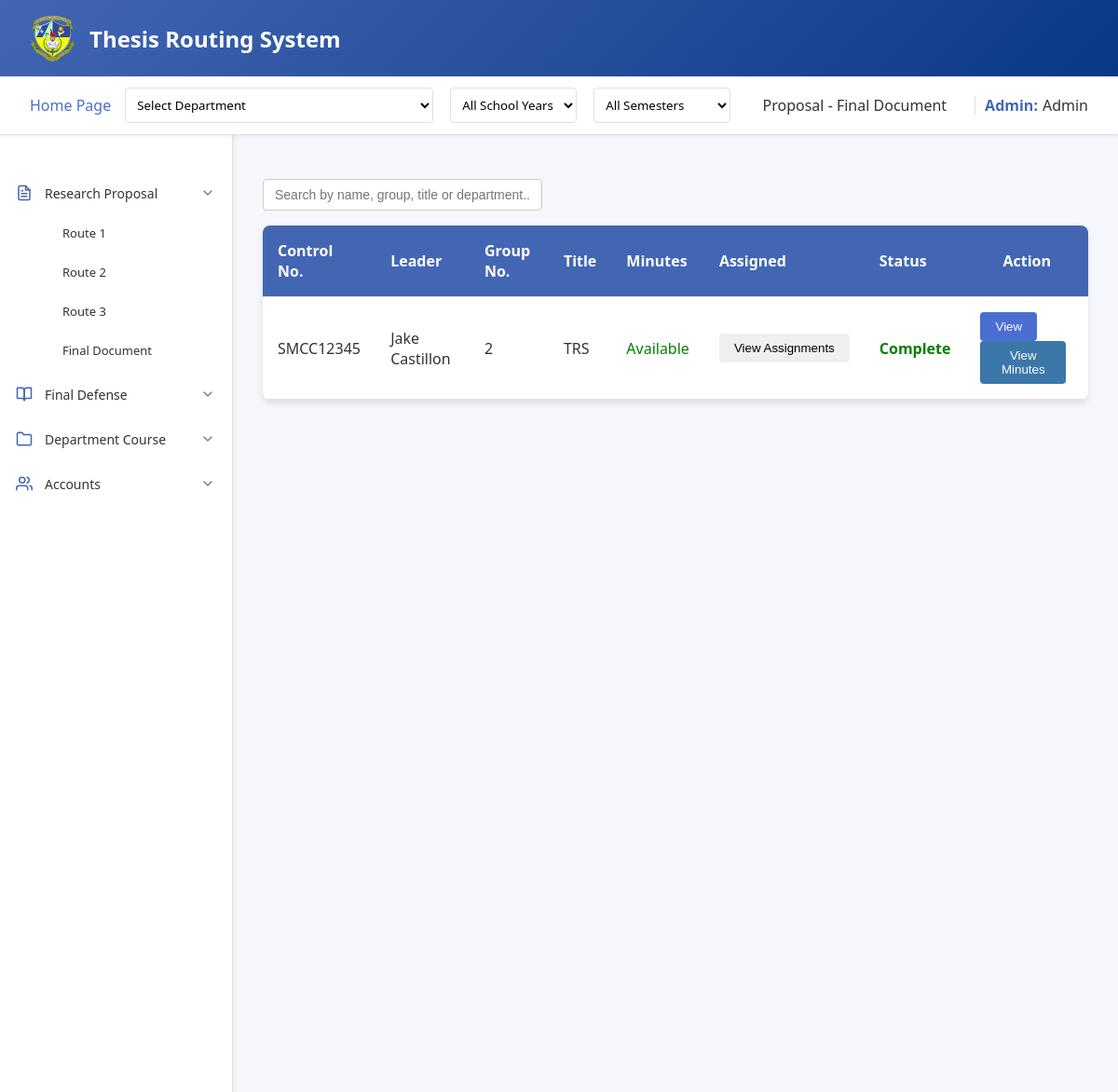
Screenshot of /admin/homepage/titleproposal/finaldocu.php (signed in) with the database file from the repository.
### tables this page shows
CREATE TABLE `finaldocuproposal_files` (
  `finaldocu_id` int(11) NOT NULL,
  `student_id` varchar(50) DEFAULT NULL,
  `finaldocu` varchar(255) DEFAULT NULL,
  `panel1_id` varchar(50) DEFAULT NULL,
  `panel2_id` varchar(50) DEFAULT NULL,
  `panel3_id` varchar(50) DEFAULT NULL,
  `panel4_id` varchar(50) DEFAULT NULL,
  `panel5_id` varchar(255) NOT NULL,
  `department` varchar(100) DEFAULT NULL,
  `date_submitted` datetime DEFAULT NULL,
  `adviser_id` int(255) NOT NULL,
  `controlNo` varchar(245) NOT NULL,
  `fullname` varchar(255) NOT NULL,
  `group_number` int(255) NOT NULL,
  `title` varchar(255) NOT NULL,
  `school_year` varchar(255) NOT NULL,
  `minutes` varchar(255) NOT NULL,
  `routeNumber` varchar(255) NOT NULL
);

### admin/homepage/titleproposal/finaldocu.php (the view, shortened to what the rows shown need)
<?php
include '../../../connection.php';
function checkAllRoutesApproved($conn, $student_id) {
    $route1Approved = false;
    $totalStmt = $conn->prepare("
        SELECT COUNT(*) as total_count
        FROM proposal_monitoring_form
        WHERE student_id = ?
        AND route1_id IS NOT NULL
    ");
    $totalStmt->bind_param("s", $student_id);
    $totalStmt->execute();
    $result = $totalStmt->get_result();
    $totalRow = $result->fetch_assoc();
    $route1_total = (int)$totalRow['total_count'];
    $stmt = $conn->prepare("
        SELECT COUNT(*) as approved_count
        FROM proposal_monitoring_form
        WHERE student_id = ?
        AND route1_id IS NOT NULL
        AND (status = 'Approved' OR status = 'approved')
    ");
    $stmt->bind_param("s", $student_id);
    $stmt->execute();
    $result = $stmt->get_result();
    $route1_approved_count = 0;
    if ($result->num_rows > 0) {
        $row = $result->fetch_assoc();
        $route1_approved_count = (int)$row['approved_count'];
        $route1Approved = ($route1_total > 0 && $route1_approved_count == $route1_total);
    }
    $route2Approved = false;
    $totalStmt = $conn->prepare("
        SELECT COUNT(*) as total_count
        FROM proposal_monitoring_form
        WHERE student_id = ?
        AND route2_id IS NOT NULL
    ");
    $totalStmt->bind_param("s", $student_id);
    $totalStmt->execute();
    $result = $totalStmt->get_result();
    $totalRow = $result->fetch_assoc();
    $route2_total = (int)$totalRow['total_count'];
    $stmt = $conn->prepare("
        SELECT COUNT(*) as approved_count
        FROM proposal_monitoring_form
        WHERE student_id = ?
        AND route2_id IS NOT NULL
        AND (status = 'Approved' OR status = 'approved')
    ");
    $stmt->bind_param("s", $student_id);
    $stmt->execute();
    $result = $stmt->get_result();
    $route2_approved_count = 0;
    if ($result->num_rows > 0) {
        $row = $result->fetch_assoc();
        $route2_approved_count = (int)$row['approved_count'];
        $route2Approved = ($route2_total > 0 && $route2_approved_count == $route2_total);
    }
    $route3Approved = false;
    $totalStmt = $conn->prepare("
        SELECT COUNT(*) as total_count
        FROM proposal_monitoring_form
        WHERE student_id = ?
        AND route3_id IS NOT NULL
    ");
    $totalStmt->bind_param("s", $student_id);
    $totalStmt->execute();
    $result = $totalStmt->get_result();
    $totalRow = $result->fetch_assoc();
    $route3_total = (int)$totalRow['total_count'];
    $stmt = $conn->prepare("
        SELECT COUNT(*) as approved_count
        FROM proposal_monitoring_form
        WHERE student_id = ?
        AND route3_id IS NOT NULL
        AND (status = 'Approved' OR status = 'approved')
    ");
    $stmt->bind_param("s", $student_id);
    $stmt->execute();
    $result = $stmt->get_result();
    $route3_approved_count = 0;
    if ($result->num_rows > 0) {
        $row = $result->fetch_assoc();
        $route3_approved_count = (int)$row['approved_count'];
        $route3Approved = ($route3_total > 0 && $route3_approved_count == $route3_total);
    }
    $approvedRoutes = [];
    if ($route1Approved) $approvedRoutes[] = "Route 1";
    if ($route2Approved) $approvedRoutes[] = "Route 2";
    if ($route3Approved) $approvedRoutes[] = "Route 3";
    return [
        'route1_approved' => $route1Approved,
        'route2_approved' => $route2Approved,
        'route3_approved' => $route3Approved,
        'all_approved' => ($route1Approved && $route2Approved && $route3Approved),
        'approved_routes' => $approvedRoutes,
        'approved_count' => count($approvedRoutes),
        'route1_counts' => [
            'total' => $route1_total,
            'approved' => $route1_approved_count
        ],
        'route2_counts' => [
            'total' => $route2_total,
            'approved' => $route2_approved_count
        ],
        'route3_counts' => [
            'total' => $route3_total,
            'approved' => $route3_approved_count
        ]
    ];
}
function getPanelName($conn, $panel_id) {
    $stmt = $conn->prepare("SELECT fullname FROM panel WHERE panel_id = ?");
    $stmt->bind_param("i", $panel_id);
    $stmt->execute();
    $result = $stmt->get_result();
    if ($result->num_rows > 0) {
        $row = $result->fetch_assoc();
        return $row['fullname'];
    }
    return "";
}
function getAdviserName($conn, $adviser_id) {
    $stmt = $conn->prepare("SELECT fullname FROM adviser WHERE adviser_id = ?");
    $stmt->bind_param("i", $adviser_id);
    $stmt->execute();
    $result = $stmt->get_result();
    if ($result->num_rows > 0) {
        $row = $result->fetch_assoc();
        return $row['fullname'];
    }
    return "";
}
$files = [];
$sqlQuery = "SELECT
    fd.finaldocu AS filepath,
    fd.finaldocu AS filename,
    fd.date_submitted,
    fd.controlNo,
    fd.group_number,
    fd.fullname,
    fd.title,
    fd.student_id,
    fd.panel1_id,
    fd.panel2_id,
    fd.panel3_id,
    fd.panel4_id,
    fd.panel5_id,
    fd.adviser_id,
    fd.finaldocu_id,
    fd.department,
    r1.minutes
 FROM finaldocuproposal_files fd
 LEFT JOIN route1proposal_files r1 ON fd.student_id = r1.student_id
 WHERE 1=1";
$fileStmt = $conn->prepare($sqlQuery);
if ($fileStmt === false) {
    echo "Error preparing statement: " . $conn->error;
} else {
    $fileStmt->execute();
    $fileResult = $fileStmt->get_result();
    while ($row = $fileResult->fetch_assoc()) {
        $files[] = [
            'filepath' => $row['filepath'],
            'filename' => $row['filename'],
            'controlNo' => $row['controlNo'],
            'group_number' => $row['group_number'],
            'fullname' => $row['fullname'],
            'student_id' => $row['student_id'],
            'panel1_id' => $row['panel1_id'],
            'panel2_id' => $row['panel2_id'],
            'panel3_id' => $row['panel3_id'],
            'panel4_id' => $row['panel4_id'],
            'panel5_id' => $row['panel5_id'],
            'adviser_id' => $row['adviser_id'],
            'title' => $row['title'],
            'finaldocu_id' => $row['finaldocu_id'],
            'department' => $row['department'],
            'minutes' => $row['minutes']
        ];
    }
}
?>
<!DOCTYPE html>
<html lang="en">
<head>
    <link rel="stylesheet" href="proposalstyle.css">
</head>
<body>
    <div class="container">
        <div class="main-content">
            <div class="content" id="content-area">
                <form id="submission-form" action="finaldocu.php" method="POST">
                    <table>
                        <thead>
                            <tr>
                                <th>Control No.</th>
                                <th>Leader</th>
                                <th>Group No.</th>
                                <th>Title</th>
                                <th>Minutes</th>
                                <th>Assigned</th>
                                <th>Status</th>
                                <th class='action-label'>Action</th>
                            </tr>
                        </thead>
    <tbody id="file-list">
        <?php if (!empty($files)): ?>
            <?php foreach ($files as $file): ?>
                <?php
                    $filepath = htmlspecialchars($file['filepath'], ENT_QUOTES);
                    $controlNo = htmlspecialchars($file['controlNo'] ?? '', ENT_QUOTES);
                    $group_number = htmlspecialchars($file['group_number'] ?? '', ENT_QUOTES);
                    $fullname = htmlspecialchars($file['fullname'] ?? '', ENT_QUOTES);
                    $student_id = htmlspecialchars($file['student_id'] ?? '', ENT_QUOTES);
                    $title = htmlspecialchars($file['title'] ?? '', ENT_QUOTES);
                    $routeStatus = checkAllRoutesApproved($conn, $student_id);
                    $statusLabel = '';
                    $statusColor = '';
                    if ($routeStatus['all_approved']) {
                        $statusLabel = 'Complete';
                        $statusColor = 'green';
                    }
                    $assigned_panels = [];
                    for ($i = 1; $i <= 5; $i++) {
                        $panel_id_key = "panel{$i}_id";
                        if (!empty($file[$panel_id_key])) {
                            $panel_name = getPanelName($conn, $file[$panel_id_key]);
                            if (!empty($panel_name)) {
                                $assigned_panels[] = ["name" => $panel_name, "position" => "Panel $i"];
                            }
                        }
                    }
                    $adviser_name = "";
                    $adviser_id = !empty($file['adviser_id']) ? $file['adviser_id'] : "";
                    if (!empty($adviser_id)) {
                        $adviser_name = getAdviserName($conn, $adviser_id);
                    }
                    $has_panels = !empty($assigned_panels);
                    $has_adviser = !empty($adviser_name);
                    if ($has_panels && $has_adviser) {
                        $assignment_status = "View Assignments";
                    } elseif ($has_panels) {
                        $assignment_status = "View Panelists";
                    } elseif ($has_adviser) {
                        $assignment_status = "View Adviser";
                    } else {
                        $assignment_status = "Not Assigned";
                    }
                    $fileData = [
                        'filepath' => $filepath,
                        'panel1_id' => $file['panel1_id'] ?? '',
                        'panel2_id' => $file['panel2_id'] ?? '',
                        'panel3_id' => $file['panel3_id'] ?? '',
                        'panel4_id' => $file['panel4_id'] ?? '',
                        'panel5_id' => $file['panel5_id'] ?? '',
                        'adviser_id' => $adviser_id
                    ];
                    $assignmentData = [
                        'panels' => $assigned_panels,
                        'adviser' => $adviser_name
                    ];
                ?>
                <tr>
                    <td><?= $controlNo ?></td>
                    <td><?= $fullname ?></td>
                    <td><?= $group_number ?></td>
                    <td><?= $title ?></td>
                    <td>
                        <?php
                        $minutesStatus = $file['minutes'] ? '<span style="color: green;">Available</span>' : '<span style="color: red;">Not Available</span>';
                        echo $minutesStatus;
                        ?>
                    </td>
                    <td>
                        <button type="button" class="assignment-button <?= ($has_panels || $has_adviser) ? '' : 'not-assigned' ?>"
                                onclick="showAssignmentDetails(
                                    <?= htmlspecialchars(json_encode($assignmentData), ENT_QUOTES) ?>,
                                    <?= htmlspecialchars(json_encode($fileData), ENT_QUOTES) ?>
                                )">
                            <?= $assignment_status ?>
                        </button>
                    </td>
                    <td>
                        <span style="color: <?= $statusColor ?>; font-weight: bold;">
                            <?= $statusLabel ?>
                        </span>
                    </td>
                    <td>
                        <button type="button" class="view-button" onclick="viewFile('<?= $filepath ?>', '<?= $student_id ?>', '<?= $file['finaldocu_id'] ?? '' ?>')">View</button>
                        <?php if (isset($file['minutes']) && !empty($file['minutes'])): ?>
                        <button type="button" class="view-button" style="background-color:rgb(59, 119, 169);" onclick="viewMinutes('<?= $file['minutes'] ?>')">View Minutes</button>
                        <?php endif; ?>
                    </td>
                </tr>
            <?php endforeach; ?>
        <?php else: ?>
            <tr>
                <td colspan="7" style="text-align: center;">No files found.</td>
            </tr>
        <?php endif; ?>
    </tbody>
                    </table>
                </form>
            </div>
        </div>
    </div>
</html>

### rows the page displays
finaldocuproposal_files: controlNo "SMCC12345", fullname "Jake Castillon", group_number "2", title "TRS", assignment_status "View Assignments", statusLabel "Complete"

### other values shown
$_SESSION['fullname'] "Admin"
